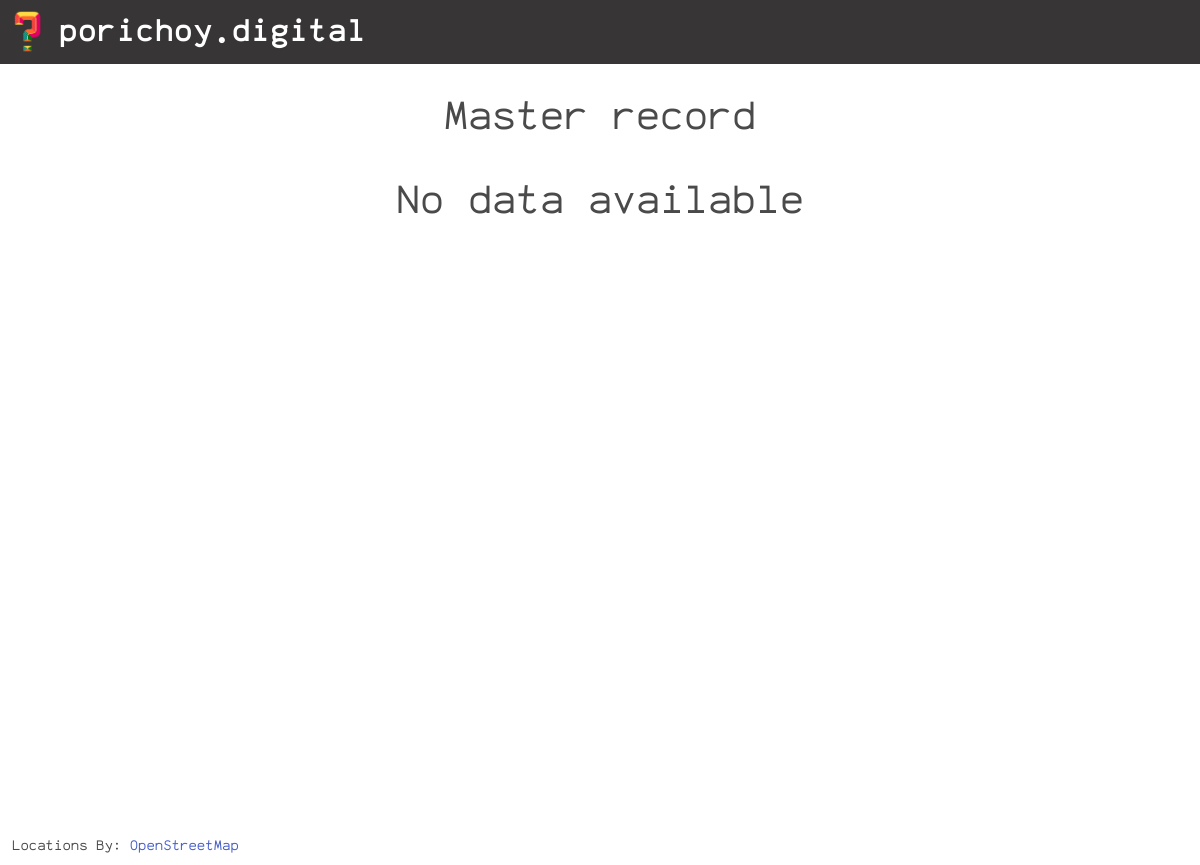
Before: /dashboard-master/ (signed in) with the older database file.
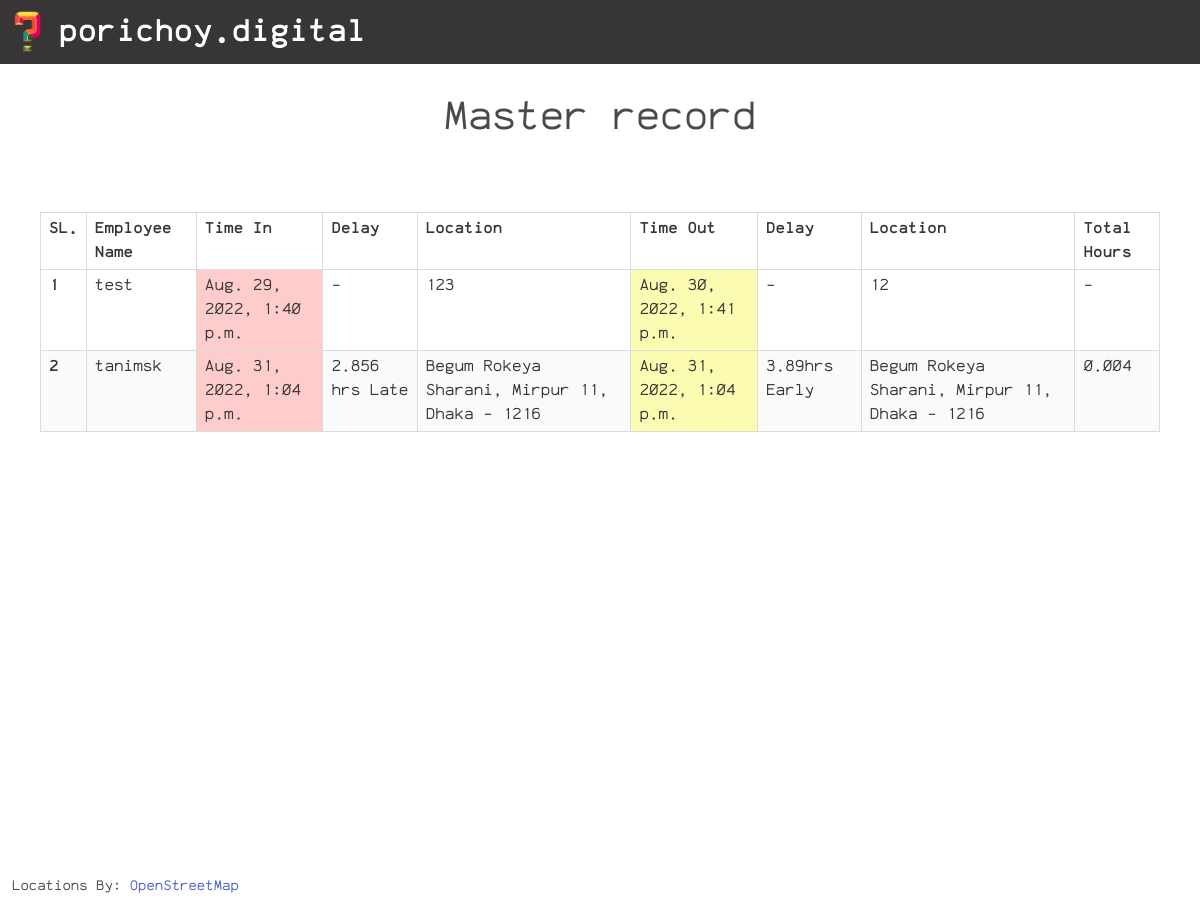
After: the same page with the newer database file.
### main/models.py (models this page shows)
class Log(models.Model):
    name = models.CharField(max_length=60, default='Not Given')
    time_in = models.DateTimeField(null=True, blank=True)
    late_join = models.BooleanField(default=False, null=True, blank=True)
    location_in = models.CharField(max_length=500, null=True, blank=True)
    location_in_url = models.CharField(max_length=500, null=True, blank=True)
    delay_in = models.CharField(max_length=50, default='-', null=True)
    time_out = models.DateTimeField(null=True, blank=True)
    late_leave = models.BooleanField(default=False, null=True, blank=True)
    location_out = models.CharField(max_length=500, null=True, blank=True)
    location_out_url = models.CharField(max_length=500, null=True, blank=True)
    delay_out = models.CharField(max_length=50, default='-', null=True)
    total_hours = models.CharField(max_length=50, default='-', null=True)
    user = models.ForeignKey(RegisteredUser, on_delete=models.CASCADE, related_name='user_logs')

### main/views.py (the view)
# urls.py: path('dashboard-master/', views.dashboard_master, name='dashboard-master'),
@login_required(login_url='login')
def dashboard_master(req):
    user_logs = Log.objects.all().order_by('-id')
    return render(req, 'dashboard/dashboard_master.html', {'logs': user_logs})

### templates/dashboard/dashboard_master.html (shortened to what this page needs)
{% extends "base.html" %} {% load static %}
{% block title %}Dashboard{% endblock title %} {% block content %}
<div class="has-text-centered is-size-2 mt-5">
    Master record
</div>
{% if logs %}
<div class="fieldCont">
    <div class="table-container table is-bordered is-striped is-narrow is-hoverable is-fullwidth">
        <table class="table">
            <thead>
                <tr>
                    <th>SL.</th>
                    <th>Employee Name</th>
                    <th>Time In</th>
                    <th>Delay</th>
                    <th>Location</th>
                    <th>Time Out</th>
                    <th>Delay</th>
                    <th>Location</th>
                    <th>Total Hours</th>
                </tr>
            </thead>
            <tbody>
                {% for log in logs %}
                <tr>
                    <th>{{ forloop.counter }}</th>
                    <td>{{ log.name }}</td>
                    <td {% if log.late_join %} class="redDiv" {% endif %}>{{ log.time_in }}</td>
                    <td>{{ log.delay_in }}</td>
                    <td>
                        {% if not log.location_in is None %}
                        {{ log.location_in }}
                        {% endif %}
                    </td>
                    <td {% if not log.late_leave and not log.time_out is None %} class="yellowDiv" {% endif %}>
                        {{ log.time_out }}
                    </td>
                    <td>{{ log.delay_out }}</td>
                    <td>
                        {% if not log.location_out is None %}
                        {{ log.location_out }}
                        {% endif %}
                    </td>
                    <td>{{ log.total_hours }}</td>
                </tr>
                {% endfor %}
            </tbody>
        </table>
    </div>
</div>
{% else %}
<div class="fieldCont has-text-centered mt-5">
    <span class="m-5 is-size-2">No data available</span>
</div>
{% endif %}
<small class="mx-3 mt-5 mb-2 mapAttr">
    Locations By: <a href="https://wiki.osmfoundation.org/wiki/Main_Page" target="_blank">OpenStreetMap</a>
</small>
{% endblock %}

### templates/base.html (shortened to what this page needs)
<!DOCTYPE html>
<html lang="en">
<head>
    {% load static %}
    <link rel="stylesheet" href="https://cdn.jsdelivr.net/npm/bulma@0.9.4/css/bulma.min.css"
>
    <link href="https://cdnjs.cloudflare.com/ajax/libs/font-awesome/6.0.0/css/all.min.css" rel="stylesheet" />
    <link rel="stylesheet" href="{% static 'styles.css' %}">
</head>
<body>
    <nav class="navbar" role="navigation" aria-label="main navigation">
        <div class="navbar-brand">
            <a class="navbar-item" href="{% url 'home' %}">
                <img src="{% static 'logo.png' %}" alt="Face Recognition">
                <span class="is-size-3 ml-4 header-txt">
                    <b>porichoy.digital</b>
                </span>
            </a>
        </div>
    </nav>
    {% block content %}{% endblock %}
</body>
</html>

### staticfiles/styles.css (style rules this page uses)
body { min-height: 100vh; }
.fieldCont { max-width: 35rem; margin: auto; }
* { font-family: "ankaCoder"; }
.navbar-item img { max-height: 2.9rem; }
.navbar { background-color: #373535; }
.header-txt { color: white; }

Changed rows visible on the page:
added Log: name "test", time_in "Aug. 29, 2022, 1:40 p.m.", delay_in "-", location_in "123", time_out "Aug. 30, 2022, 1:41 p.m.", delay_out "-", location_out "12", total_hours "-"
added Log: name "tanimsk", time_in "Aug. 31, 2022, 1:04 p.m.", delay_in "2.856 hrs Late", location_in "Begum Rokeya Sharani, Mirpur 11, Dhaka - 1216", time_out "Aug. 31, 2022, 1:04 p.m.", delay_out "3.89hrs Early", location_out "Begum Rokeya Sharani, Mirpur 11, Dhaka - 1216", total_hours "0.004"
Other visible differences:
text no longer shown: "No data available"
text now shown: "SL. Employee Name Time In Delay Location Time Out Delay Location Total Hours"
